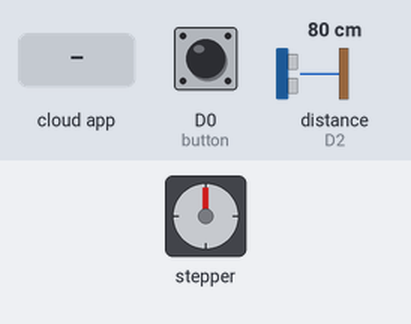
This program was run on a simulated ESP8266 (NodeMCU). Parts: stepper motor. Wiring (inferred from the names in the program): ultrasonic range finder: trigger D1; echo D2; stepper motor (2048 steps per turn assumed): coils D5, D6, D7, D8. The test bench sets the inputs (shaded band); at power-on: distance to the obstacle (sensor on D2) 80 cm, D0 (button) LOW. The echo pulse lasts 58.3 µs per cm; WiFi joins after 1.5 s; servers stay silent unless stated; network time is answered at once with the bench clock; the local clock reads 2024-03-15 10:24:30 at power-on unless the program sets it; the Firebase database answers and starts empty; not simulated (calls return 0 or success): env.h; what the program prints to the serial monitor is not drawn.

Above: at 3.0 s.
3.1 s: distance to the obstacle (sensor on D2) set to 2 cm
5.3 s: the phone or cloud app sets control to 1
At 7.37 s:
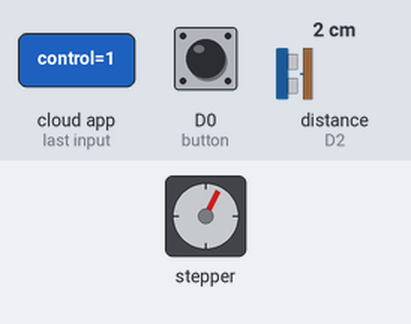
At 7.98 s:
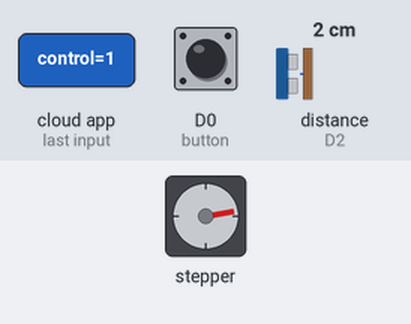
Timing chart, 0 to 23.4 s (numbered marks = the images above; inputs shaded):
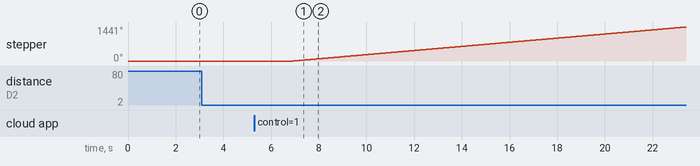

Measured:
- after the input at 3.1 s, every drawn part: stays the same
- after the input at 5.3 s, stepper: keeps turning clockwise at about 88°/s, starting after 1.6 s

The program:

main.cpp
```cpp
#include <env.h>

#include <NTPClient.h>
#include <WiFiUdp.h>

#include <ESP8266WIFI.h>

#include <FirebaseESP32.h>
#include <addons/TokenHelper.h>

#define button D0

#define ultraSonicPing D1
#define ultraSonicIn D2

#define stepPulse D3
#define stepDir D4

#define motorPin1 D5
#define motorPin2 D6
#define motorPin3 D7
#define motorPin4 D8

FirebaseData fbdo;
FirebaseAuth auth;
FirebaseConfig config;

bool signupOK = false;
bool lastState = false;
const int stepsPerRevolution = 2048; // todo
int foodLevelData = 0;               // from sensor
bool foodStatus = false;             // for enable solenoid
String username = USERNAME;
int food_level_limit = 30; // in centimeters
int food_lowest_limit = 1; // in percentage

// declere function
void processing();
void controlling();
int readFood();
void food_state();
void setDirect(String);
String split(String, char, int);
int getFirebaseInt(String);
String getFirebaseString(String);
bool getFirebaseBool(String);
void setFirebaseBool(String, bool);
void setFirebaseInt(String, int);
String getTimeText();
void ctrlFood(bool);
void sanitizeString(String &input);
void stepMoterMove();

// enable time
WiFiUDP ntpUDP;
NTPClient timeClient(ntpUDP);

void IRAM_ATTR IO_INT_ISR() {
  if (foodStatus == false) {
    Serial.println("force Food control : on");
    foodStatus = true;
    food_state();
  }
}

void setup() {
  Serial.begin(9600);
  // set sensor
  attachInterrupt(button, IO_INT_ISR, RISING);
  pinMode(ultraSonicPing, OUTPUT);
  pinMode(ultraSonicIn, INPUT);
  pinMode(stepPulse, OUTPUT);
  pinMode(stepDir, OUTPUT);

  pinMode(motorPin1, OUTPUT);
  pinMode(motorPin2, OUTPUT);
  pinMode(motorPin3, OUTPUT);
  pinMode(motorPin4, OUTPUT);

  // set firebase
  WiFi.begin(WIFI_SSID, WIFI_PASSWORD);
  Serial.print("Connecting to Wi-Fi");
  while (WiFi.status() != WL_CONNECTED) {
    Serial.print(".");
    delay(300);
    // todo : force_control
  }
  Serial.println();
  Serial.print("Connected with IP: ");
  Serial.println(WiFi.localIP());
  Serial.println();

  Serial.printf("Firebase Client v%s\n\n", FIREBASE_CLIENT_VERSION);
  config.api_key = API_KEY;
  config.database_url = DATABASE_URL;
  config.token_status_callback = tokenStatusCallback;
  Firebase.reconnectNetwork(true);
  fbdo.setBSSLBufferSize(4096 /* Rx buffer size in bytes from 512 - 16384 */,
                         1024 /* Tx buffer size in bytes from 512 - 16384 */);
  while (!signupOK) {
    Serial.print("Sign up new user... ");
    if (Firebase.signUp(&config, &auth, "", "")) {
      Serial.println("ok");
      signupOK = true;
    } else {
      Serial.printf("%s\n", config.signer.signupError.message.c_str());
    }
    delay(300);
    // todo : force_control
  }
  config.token_status_callback =
      tokenStatusCallback; // see addons/TokenHelper.h
  Firebase.begin(&config, &auth);

  // set time
  timeClient.begin();
  int timezone = 3600;
  int th_timezone = 7;
  timeClient.setTimeOffset(timezone * th_timezone);
}

void loop() {
  timeClient.update();
  processing();
  controlling();
}

void processing() {
  delay(1500);
  sanitizeString(username);
  String basePath = username + "/controller/";
  int food_setting = getFirebaseInt(basePath + "food_control/setting");
  if (readFood() > food_setting) {
    String schedule1 =
        getFirebaseString(basePath + "food_control/schedule/case1");
    String hours1 = split(schedule1, ':', 0);
    String minutes1 = split(schedule1, ':', 1);
    String schedule2 =
        getFirebaseString(basePath + "food_control/schedule/case2");
    String hours2 = split(schedule2, ':', 0);
    String minutes2 = split(schedule2, ':', 1);
    if ((timeClient.getHours() == hours1.toInt() &&
         timeClient.getMinutes() == minutes1.toInt()) ||
        (timeClient.getHours() == hours2.toInt() &&
         timeClient.getMinutes() == minutes2.toInt())) {
      setFirebaseBool(basePath + "food_control/control", true);
    } else {
      Serial.println("Time now -->" + String(timeClient.getHours()) + ":" +
                     String(timeClient.getMinutes()));
      Serial.println("schedule 1->" + schedule1);
      Serial.println("schedule 2->" + schedule2);
      Serial.println("Set Firebase No Schedule");
      setFirebaseBool(basePath + "food_control/control", false);
    }
  } else {
    Serial.println("Set Firebase Not Enought Food");
    setFirebaseBool(basePath + "food_control/control", false);
  }
  setFirebaseInt(basePath + "food_control/sensor",
                 readFood() > 0 ? readFood() : 0);

  Serial.println("food Level : " + String(readFood()) + " %");
  Serial.println("food Level Setting : " + String(food_setting) + " %");
}

void controlling() {
  sanitizeString(username);
  String basePath = username + "/controller/";
  int food_control = getFirebaseBool(basePath + "food_control/control");
  if (lastState != food_control && lastState == false) {
    setFirebaseInt(basePath + "report/" + getTimeText() + "/food_report/" +
                       String(timeClient.getEpochTime()),
                   1);
    lastState = true;
  }
  if (food_control == false) {
    lastState = false;
  }
  ctrlFood(food_control);
  food_state();
}

void food_state() {
  if (foodStatus) {
    if (readFood() > food_lowest_limit) {
      //--- server give food control here ↓
      int pulse = 16000; // todo edit here
      Serial.println("");
      Serial.print("Step Driver Moving");
      for (int round = 0; round < pulse; round++) {
        if (round % 100 == 0) {
          Serial.print(".");
        }
        if (round % 1000 == 0) {
          Serial.print(String(round));
        }
        stepMoterMove();
      }
      //--- server give food control here ↑
      delay(1000);
      //--- motor rail food control here ↓
      int limit_round = 40; // todo edit here
      limit_round *= 200;
      setDirect("left");
      Serial.println("");
      Serial.print("Rail Motor Moving : OUT");
      for (int round = 0; round < limit_round; round++) {
        if (round % 100 == 0) {
          Serial.print(".");
        }
        if (round % 1000 == 0) {
          Serial.print(String(round));
        }
        digitalWrite(stepPulse, HIGH);
        delay(1);
        digitalWrite(stepPulse, LOW);
      }
      setDirect("right");
      Serial.println("");
      Serial.print("Rail Motor Moving : BACK");
      for (int round = 0; round < limit_round; round++) {
        if (round % 100 == 0) {
          Serial.print(".");
        }
        if (round % 1000 == 0) {
          Serial.print(String(round));
        }
        digitalWrite(stepPulse, HIGH);
        delay(1);
        digitalWrite(stepPulse, LOW);
      }
      Serial.println("");
      //--- motor rail food control here ↑
    } else {
      foodStatus = false;
      Serial.println("Food is over!!! can't give food");
      delay(1000);
    }
  }
}

//----------↓↓↓function↓↓↓------------
void ctrlFood(bool value) { foodStatus = value; }

int readFood() {
  long duration, percentage = 100;
  digitalWrite(ultraSonicPing, LOW);
  delayMicroseconds(2);
  digitalWrite(ultraSonicPing, HIGH);
  delayMicroseconds(5);
  digitalWrite(ultraSonicPing, LOW);
  duration = pulseIn(ultraSonicIn, HIGH);
  duration = duration / 29 / 2; // in centimeters
  return 100 - int((duration * percentage) /
                   food_level_limit); // return to percentage
}

bool getFirebaseBool(String path) {
  if (Firebase.getBool(fbdo, path)) {
    return fbdo.to<bool>();
  }
  return false; // ค่ากลับเมื่อไม่สามารถรับค่าได้
}

int getFirebaseInt(String path) {
  if (Firebase.getInt(fbdo, path)) {
    return fbdo.to<int>();
  }
  return -1; // ค่ากลับเมื่อไม่สามารถรับค่าได้
}

String getFirebaseString(String path) {
  if (Firebase.getString(fbdo, path)) {
    return fbdo.to<const char *>();
  }
  return ""; // ค่ากลับเมื่อไม่สามารถรับค่าได้
}

void setFirebaseBool(String path, bool value) {
  if (Firebase.setBool(fbdo, path.c_str(), value)) {
    Serial.println("Set OK : " + String(value) + " -> " + path);
  } else {
    Serial.print("Error: ");
    Serial.println(fbdo.errorReason().c_str());
  }
}

void setFirebaseInt(String path, int value) {
  if (Firebase.setInt(fbdo, path.c_str(), value)) {
    Serial.println("Set OK : " + String(value) + " -> " + path);
  } else {
    Serial.print("Error: ");
    Serial.println(fbdo.errorReason().c_str());
  }
}

void sanitizeString(String &input) {
  const String disallowedChars = ".#$[]";
  for (unsigned int i = 0; i < disallowedChars.length(); i++) {
    char ch = disallowedChars[i];
    input.replace(String(ch), "");
  }
}

String getTimeText() {
  if (timeClient.isTimeSet()) {
    time_t epochTime = timeClient.getEpochTime();
    struct tm *ptm = gmtime((time_t *)&epochTime);
    int monthDay = ptm->tm_mday;
    int currentMonth = ptm->tm_mon + 1;
    int currentYear = ptm->tm_year + 1900;
    String currentDate = String(currentYear) + "/" + String(currentMonth) +
                         "/" + String(monthDay);
    return currentDate;
  }
  return "0/0/0";
}

void setDirect(String dir) {
  if (dir == "left") {
    digitalWrite(stepDir, LOW); // todo
  } else {
    digitalWrite(stepDir, HIGH); // todo
  }
}

String split(String str, char delimiter, int index) {
  int startIndex = 0;
  int endIndex = 0;
  int delimiterCount = 0;

  while (delimiterCount <= index) {
    endIndex = str.indexOf(delimiter, startIndex);
    if (delimiterCount == index) {
      return str.substring(startIndex,
                           (endIndex == -1) ? str.length() : endIndex);
    }
    startIndex = endIndex + 1;
    delimiterCount++;
  }
  return "";
}

void stepMoterMove() {
  digitalWrite(motorPin1, HIGH);
  digitalWrite(motorPin2, HIGH);
  digitalWrite(motorPin3, LOW);
  digitalWrite(motorPin4, LOW);
  delay(2);
  digitalWrite(motorPin3, HIGH);
  digitalWrite(motorPin1, LOW);
  delay(2);
  digitalWrite(motorPin4, HIGH);
  digitalWrite(motorPin2, LOW);
  delay(2);
  digitalWrite(motorPin1, HIGH);
  digitalWrite(motorPin3, LOW);
  delay(2);
}
```
